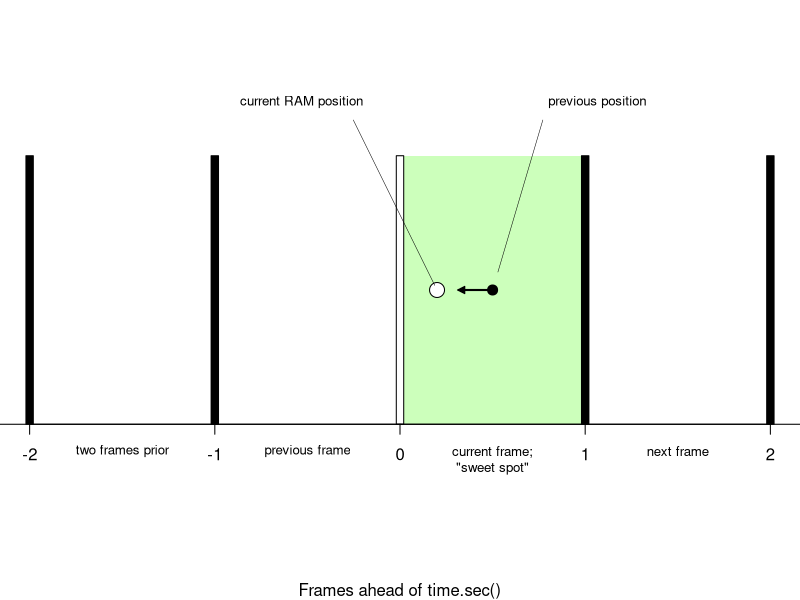
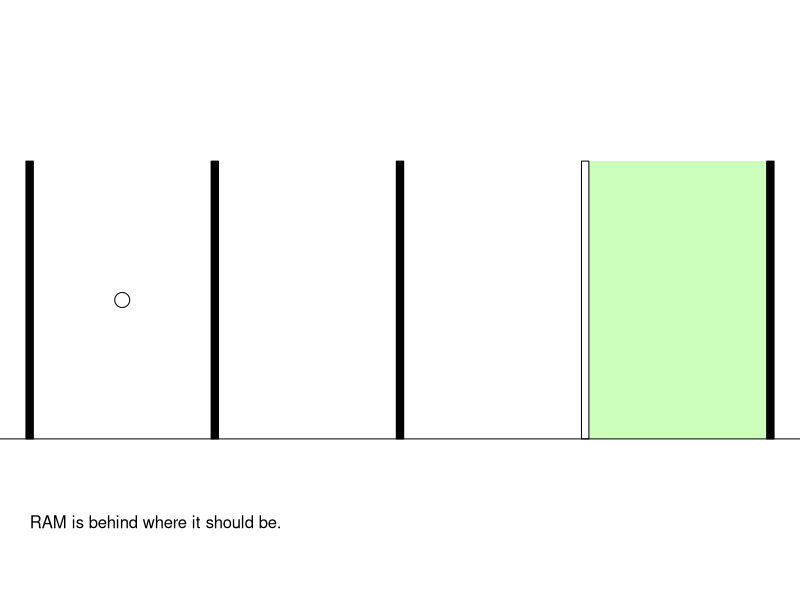
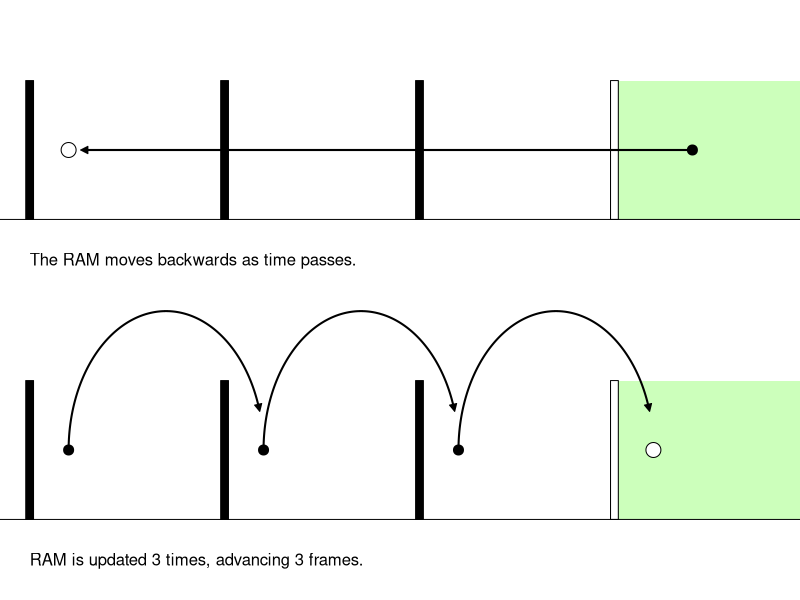
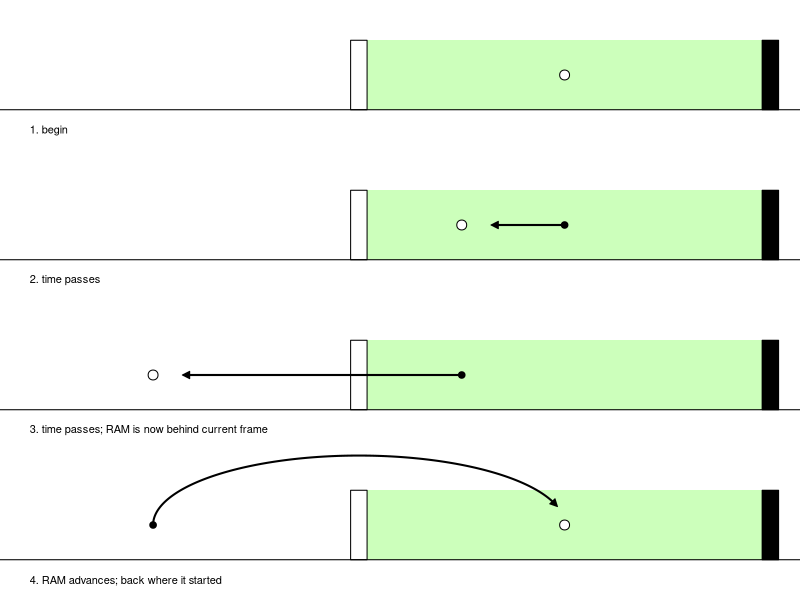
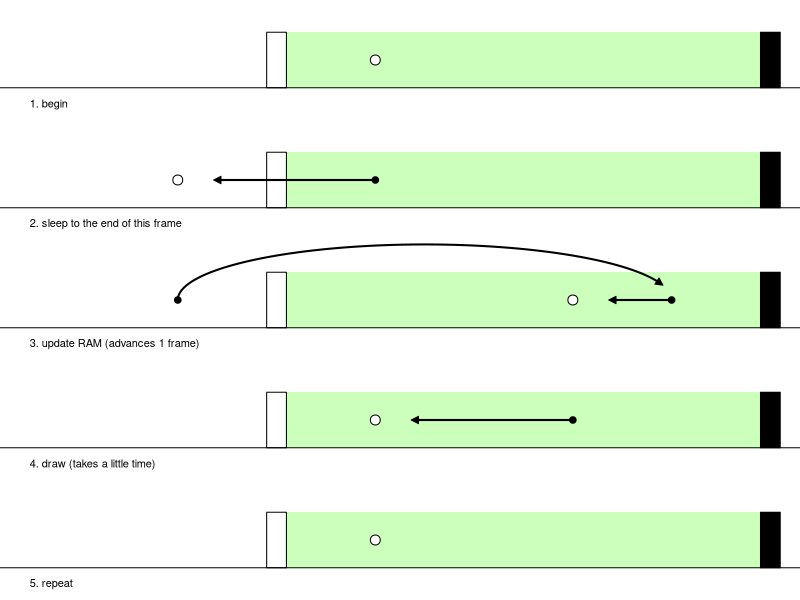
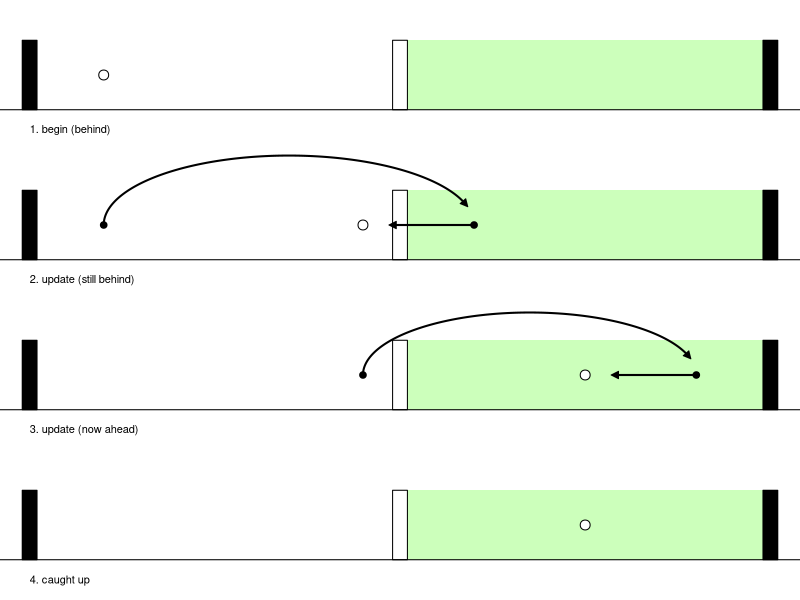
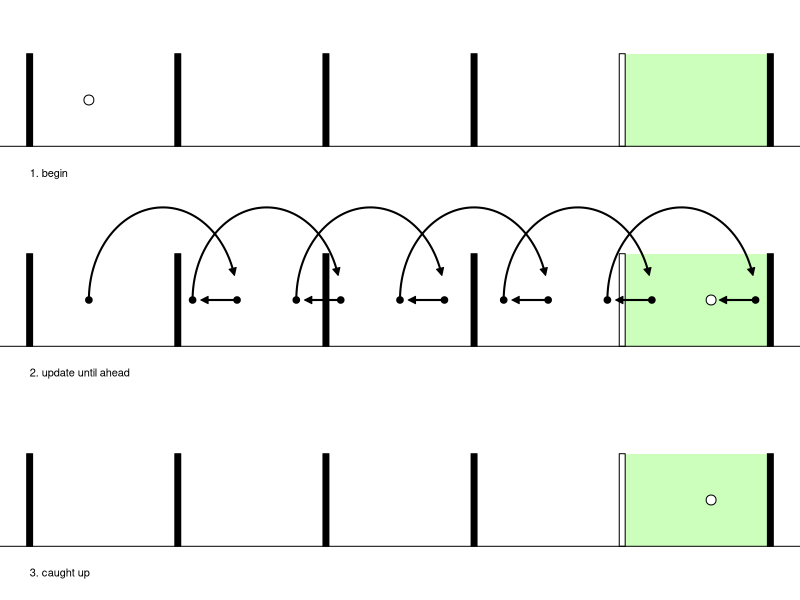
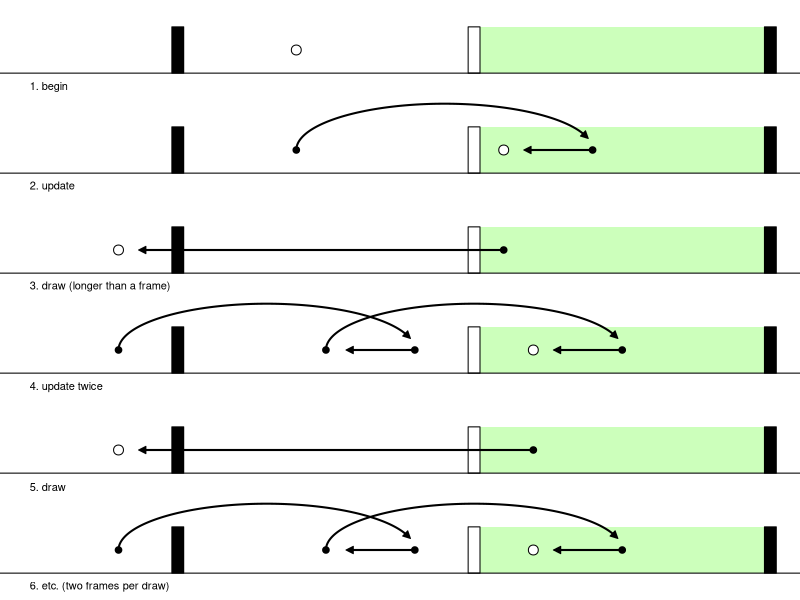

These charts were generated, in order, by the following R code:
## ---- chunk 1
knitr::opts_chunk$set(
  collapse = TRUE,
  comment = "#>"
)
## ---- chunk 2
library(diagram)

dig = function(title='',before=1,after = 1){
	xlim = c(0 - before,after)
	plot(NULL,xlim=xlim,ylim=c(0,2),axes='false',ylab='',xlab='')
	text(0-before,0.2,title,cex=1,adj=0)

	
	#arrows(xlim[1],0,xlim[2],0, xpd = TRUE, angle = 20)

	width = 0.02
	rect(0,0.5,1,1.5,border=NA,col='#cfb')
	#rect(-width*2,0.5,width*2,1.5)
	rect(-width,0.5,width,1.5,col='white')
	if (after > 0) for (i in 1:after) rect(i-width,0.5, i + width,1.5,col = 'black')
	if (before > 0) for (i in 1:before) rect(-i - width,0.5, -i + width,1.5,col = 'black')
	
	
	axis(1,at=c(-100,100),pos=0.5)
}


spot = function(x,white=FALSE){
	points(x,1,cex=ifelse(white,2,4/3),pch=ifelse(white,21,19),bg='white')
}

move = function(x1,x2,straight=FALSE){
	sig = sign(x1-x2)
	offset = ifelse(straight,sig * 0.08, 0)
	curvedarrow(c(x1,1),c(x2 + offset,1),arr.pos = ifelse(straight,1,0.9),endhead=TRUE,arr.type='triangle',curve=ifelse(straight,0,sig),xpd = TRUE,arr.length=0.15,arr.width=0.15)
}


#E
#par(mfrow=c(4,1),mar=c(0,0,0,0))
#dig('',0,0); spot(0.5); move(0.5,0.25,1); spot(0.25,1)
#dig('',0,0); spot(0.25); move(0.25,-0.5,1); spot(-0.5,1)
#dig('',0,0); spot(-0.5); move(-0.5,0.5); spot(0.5,1)




animate = function(titles,before,after,...){ #make the first point >100 to skip the first draw
	l = ...length()
	x = ..1

	panels = length(titles)
	par(mfrow=c(panels,1))
	
	labl = paste('1. ',titles[1],sep='')
	if (titles[1] == 'omit') {
		labl = titles[2]
		panels = panels - 1
		
		
		par(mfrow=c(panels,1))
	}
	else {dig(labl,before,after); spot(x,1)}
	
	if (l > 1) for (i in 1:(l-1)){
		newx = ...elt(i+1)
		labl = paste(i+1,'. ',titles[i+1],sep='')
		if (titles[1] == 'omit') labl = titles[i+1]
		dig(labl,before,after)
		for (p in newx){
			if (p!=x){
				spot(x)
				move(x,p,ifelse(p < x,TRUE,FALSE))
			}
			x = p
		}
		spot(x,1)
	}
}


#E
#animate('',0,0,0.5,0.25,-0.5,0.5)



#we'll need to define the plot sizes for these in the quarto page

#main
#animate(c('begin','sleep to the start of next frame','update RAM (advances 1 frame)','draw (takes a little time)','caught up'),0.5,1,0.2,-0.2,c(0.8,0.5),0.2,0.2)

#behind
#animate(c('begin','update','update','draw','caught up'),1,1,-0.8,c(0.2,-0.1),c(0.8,0.5),0.2,0.2)

#far behind
#animate(c('begin','update until ahead','draw','caught up'),4,1,-3.6,-c(2.6,2.9,1.9,2.2,1.2,1.5,0.5,0.8,-0.2,0.1,-0.9,-0.6),0.2,0.2)

#frameskipping
#animate(c('begin','update','draw (longer than a frame)','update twice','draw','etc. (two frames per draw)'),1.5,1,-0.6,c(0.4,0.1),-1.2,c(-0.2,-0.5,0.5,0.2),-1.2,c(-0.2,-0.5,0.5,0.2))



## ---- chunk 3
#| echo: false
par(mar=c(1,0,0,0))

dig('',2,2); spot(0.5); spot(0.2,1); move(0.5,0.25,TRUE)
text(0.5,0.4,'\ncurrent frame;\n"sweet spot"',cex=0.8,adj=0.5)
text(1.5,0.4,'next frame',cex=0.8,adj=0.5)
text(-0.5,0.4,'previous frame',cex=0.8,adj=0.5)
text(-1.5,0.4,'two frames prior',cex=0.8,adj=0.5)
axis(1,at=c(-2,-1,0,1,2),pos=0.5)
title(xlab='Frames ahead of time.sec()',line=0)

curvedarrow(c(0.5,1),c(0.8,1.7),segment = c(0.2,0.8), curve=0, arr.type='none',lwd=0.5)
text(0.8,1.7,'previous position',cex=0.8,adj=0)

curvedarrow(c(0.2,1),c(-0.3,1.7),segment = c(0.1,0.8), curve=0, arr.type='none',lwd=0.5)
text(-0.2,1.7,'current RAM position',cex=0.8,adj=1)
## ---- chunk 4
#| echo: false
par(mar=c(0,0,0,0))
animate(c('omit','RAM is behind where it should be.'),3,1,-2.5,-2.5)
## ---- chunk 5
#| echo: false
par(mar=c(0,0,0,0))

animate(c('omit','The RAM moves backwards as time passes.','RAM is updated 3 times, advancing 3 frames.'),3,0.8,0.4,-2.8,c(-1.8,-0.8,0.2))
## ---- chunk 6
#| echo: false
par(mar=c(0,0,0,0))
animate(c('begin','time passes','time passes; RAM is now behind current frame','RAM advances; back where it started'),0.8,1,0.5,0.25,-0.5,0.5)
## ---- chunk 7
#| echo: false
par(mar=c(0,0,0,0))
animate(c('begin','sleep to the end of this frame','update RAM (advances 1 frame)','draw (takes a little time)','repeat'),0.5,1,0.2,-0.2,c(0.8,0.6),0.2,0.2)
## ---- chunk 8
#| echo: false
par(mar=c(0,0,0,0))
animate(c('begin (behind)','update (still behind)','update (now ahead)','caught up'),1,1,-0.8,c(0.2,-0.1),c(0.8,0.5),0.5)
## ---- chunk 9
#| echo: false
par(mar=c(0,0,0,0))
animate(c('begin','update until ahead','caught up'),4,1,-3.6,-c(2.6,2.9,1.9,2.2,1.2,1.5,0.5,0.8,-0.2,0.1,-0.9,-0.6),0.6)
## ---- chunk 10
#| echo: false
par(mar=c(0,0,0,0))
animate(c('begin','update','draw (longer than a frame)','update twice','draw','etc. (two frames per draw)'),1.5,1,-0.6,c(0.4,0.1),-1.2,c(-0.2,-0.5,0.5,0.2),-1.2,c(-0.2,-0.5,0.5,0.2))
